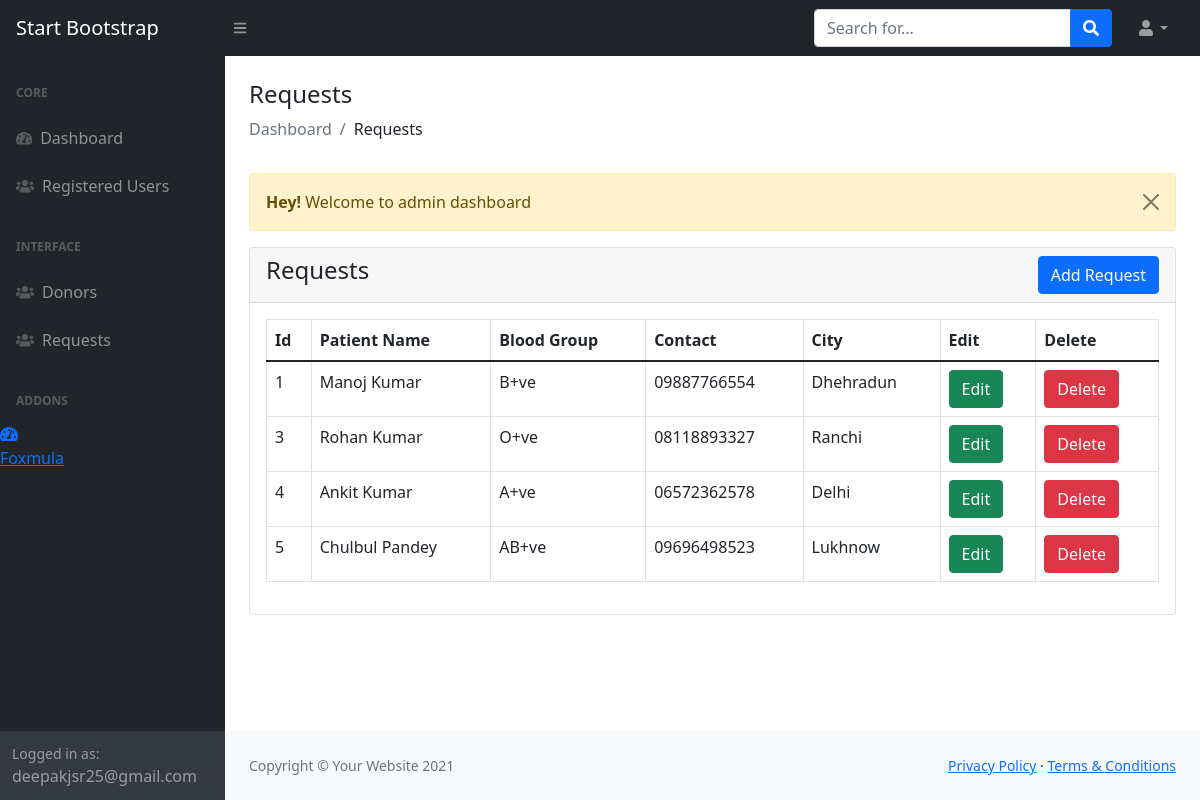
The page /admin/view-requests.php (signed in) on the database its author committed.
### tables this page shows
CREATE TABLE `needed` (
  `id` int(20) NOT NULL,
  `patient_name` varchar(255) NOT NULL,
  `required_blood_group` varchar(255) NOT NULL,
  `contact` varchar(255) NOT NULL,
  `city` varchar(255) NOT NULL
);

### admin/view-requests.php (the view)
<?php
include('authentication.php');
include('includes/header.php');
?>
<div class="container-fluid px-4">
    <h4 class="mt-4">Requests</h4>
    <ol class="breadcrumb mb-4">
        <li class="breadcrumb-item active">Dashboard</li>
        <li class="breadcrumb-item">Requests</li>
    </ol>
    <div class="row">
        <div class="col-md-12">
            <?php include('message.php') ?>
            <div class="card">
                <div class="card-header">
                    <h4>Requests
                        <a href="add-request.php" class="btn btn-primary float-end">Add Request</a>
                    </h4>
                </div>
                <div class="card-body">
                    <table class="table table-bordered">
                        <thead>
                            <tr>
                                <th>Id</th>
                                <th>Patient Name</th>
                                <th>Blood Group</th>
                                <th>Contact</th>
                                <th>City</th>
                                <th>Edit</th>
                                <th>Delete</th>
                            </tr>
                        </thead>
                        <tbody>
                            <?php
                            $query = "SELECT * FROM needed";
                            $query_run = mysqli_query($conn, $query);
                            if (mysqli_num_rows($query_run) > 0) {
                                foreach ($query_run as $row) {
                            ?>
                                    <tr>
                                        <td><?= $row['id']; ?></td>
                                        <td><?= $row['patient_name']; ?></td>
                                        <td><?= $row['required_blood_group']; ?></td>
                                        <td><?= $row['contact']; ?></td>
                                        <td><?= $row['city']; ?></td>
                                        <td><a href="edit-requests.php?id=<?= $row['id']; ?>" class="btn btn-success">Edit</a></td>
                                        <td>
                                            <form action="update-request.php" method="post">
                                                <button type="submit" name="delete_request" value="<?= $row['id']; ?>" class="btn btn-danger">Delete</button>
                                            </form>
                                        </td>
                                    </tr>
                                <?php
                                }
                            } else {
                                ?>
                                <td colspan="6">No Record Found</td>
                            <?php
                            }
                            ?>
                        </tbody>
                    </table>
                </div>
            </div>
        </div>
    </div>
    <?php
    include('includes/footer.php');
    include('includes/scripts.php');
    ?>

### rows shown on the page
needed: id "1", patient_name "Manoj Kumar", required_blood_group "B+ve", contact "09887766554", city "Dhehradun"
needed: id "3", patient_name "Rohan Kumar", required_blood_group "O+ve", contact "08118893327", city "Ranchi"
needed: id "4", patient_name "Ankit Kumar", required_blood_group "A+ve", contact "06572362578", city "Delhi"
needed: id "5", patient_name "Chulbul Pandey", required_blood_group "AB+ve", contact "09696498523", city "Lukhnow"

### other values the page prints
$_SESSION['auth_user']['user_name'] "deepakjsr25@gmail.com"
$_SESSION['message'] "Welcome to admin dashboard"
